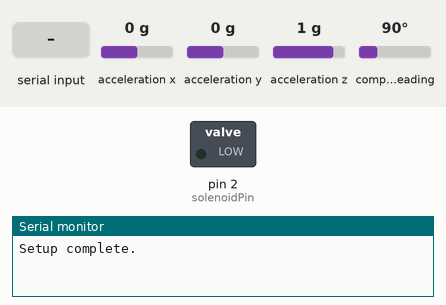
The sketch below on a simulated Arduino Uno, built with avr-gcc and run on an emulated ATmega328P. On the bench: switched loads named in the sketch (green lamp = pin HIGH), the last lines printed to the serial monitor. The test bench sets the inputs (shaded band); at power-on: acceleration x 0 g, acceleration y 0 g, acceleration z 1 g, compass heading 90°. Pins used as bus, display or sensor lines are not drawn.

Above: at 2.2 s.
2.3 s: "LetTheDogsOut" received over the second serial link
At 3.9 s:
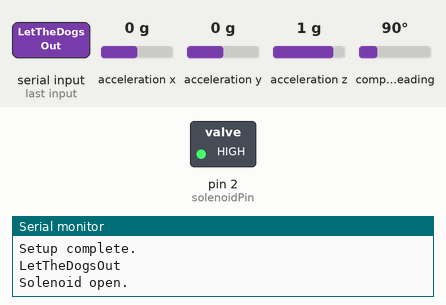
4.8 s: "PING2" received over the second serial link
7.3 s: "ROTATE" received over the second serial link
Timing chart, 0 to 10.3 s (numbered marks = the images above; inputs shaded):
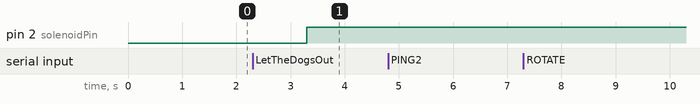

Measured:
- after the input at 2.3 s, pin 2 (solenoidPin): LOW → HIGH after 1.0 s

The sketch:

orentiationPlateCode.ino
```cpp
// (licence header left out)
#include <Arduino.h>
#include <Adafruit_BNO055.h>
#include <Adafruit_Sensor.h>
#include <utility/imumaths.h>
#include "BasicStepperDriver.h"

// We'll use SoftwareSerial to communicate with the XBee:
#include <SoftwareSerial.h>
// For server communication

// Motor steps per revolution. Most steppers are 200 steps or 1.8 degrees/step
#define MOTOR_STEPS 200
#define RPM 600

// Since microstepping is set externally, make sure this matches the selected mode
// If it doesn't, the motor will move at a different RPM than chosen
// 1=full step, 2=half step etc.
#define MICROSTEPS 1

// All the wires needed for full functionality
#define DIR 4
#define STEP 3
#define SLEEP 8

//motor closed loop multiplier
int motorMultiplier = 27*2;

// PIN 2 to turn on solenoid valve
int solenoidPin = 2;


// 2-wire basic config, microstepping is hardwired on the driver
BasicStepperDriver stepper(MOTOR_STEPS, DIR, STEP);

Adafruit_BNO055 bno = Adafruit_BNO055();


//For Atmega328P's
// XBee's DOUT (TX) is connected to pin 2 (Arduino's Software RX)
// XBee's DIN (RX) is connected to pin 3 (Arduino's Software TX)
SoftwareSerial XBee(9, 10); // RX, TX

// Addresses
// XBEE 1: PANID:3332, DH:0, DL:2FCD, MY:1FCD
// XBEE 2: PANID:3332, DH:0, DL:2FCD, MY:1FCE
// COM XBEE: PANID:3332, DH:0, DL:FFFF, MY:2FCD

String msg;
char buf[80];
int codeLength;

bool rotate1 = false;
sensors_event_t event;
void setup() {
    // Set up both ports at 9600 baud. This value is most important
    // for the XBee. Make sure the baud rate matches the config
    // setting of your XBee.
    XBee.begin(9600);
    delay(10);
    Serial.begin(9600);
    delay(10);

     pinMode(solenoidPin, OUTPUT);
     pinMode(SLEEP, OUTPUT);
     digitalWrite(SLEEP, LOW);

    //initializes stepper motor
    stepper.begin(RPM, MICROSTEPS);


    /* Initialise the sensor */
    if(!bno.begin())
    {
      /* There was a problem detecting the BNO055 ... check your connections */
      Serial.print("Ooops, no BNO055 detected ... Check your wiring or I2C ADDR!");
      //while(1);
    }


    bno.setExtCrystalUse(true);

//    //calibrates rpobs dont need this though
//    uint8_t system1, gyro, accel, mag;
//    system1 = gyro = accel = mag = 0;
//    while(gyro == 0){
//      delay(1);
//      bno.getCalibration(&system1, &gyro, &accel, &mag);
//      Serial.print(gyro, DEC);
//    }

    Serial.println("Setup complete.");
    delay(1000);
}

void loop() {
    if (XBee.available())
    {
      // gets message from Xbee and put it into msg
      codeLength = XBee.readBytesUntil(0x0D, buf, 80);
      msg = buf;
      msg = msg.substring(0, codeLength);
      Serial.println(msg); // Read the msg
      if(msg == "PING2") {
        XBee.write("PONG2\n");
      }
      //start rotate1 proceedure
      if(msg == "ROTATE"){
        XBee.write("Okay, rotating. Mass matrix diagonized: ready for jump!\n");
        rotate1 = true;
        Serial.write("Okay, rotating.");
      }
      if(msg == "Stop rotate"){
        XBee.write("Okay, stopped rotating.\n");
        rotate1 = false;
        Serial.write("Okay, stopped rotating.");
      }
      if(msg == "LetTheDogsOut") {
        digitalWrite(solenoidPin, HIGH);
        XBee.write("Solenoid open: Dogs are out\n");
        Serial.write("Solenoid open.");
      }
      if(msg == "PutDogsBackIn") {
        digitalWrite(solenoidPin, LOW);
        XBee.write("Solenoid closed: Dogs are back in\n");
        Serial.write("Solenoid closed.");
      }
    }
    if (rotate1) {
      //but new data into event
      digitalWrite(SLEEP, HIGH);
      bno.getEvent(&event);
      Serial.print("\t every Y: ");
        Serial.print(event.orientation.y, 4);
      //checks to see if platform is flat enough
      if(event.orientation.y >= 5 || event.orientation.y <= -5) {

        /* Display the floating point data */
        Serial.print("X: ");
        Serial.print(event.orientation.x, 4);
        Serial.print("\tY: ");
        Serial.print(event.orientation.y, 4);
        Serial.print("\tZ: ");
        Serial.print(event.orientation.z, 4);
        Serial.println("");


        // rotates plate, might have to switch negative sign
        if(event.orientation.y > 180){
          stepper.rotate(event.orientation.y*motorMultiplier);


        }else{
          //stepper.rotate(360*27);
          stepper.rotate(-1* event.orientation.y*motorMultiplier);

        }
      }else{
        rotate1 = false;
        XBee.write("Done Rotating!! Hamster is in the wheel.\n");
        Serial.print("Done Rotating!!");
        digitalWrite(SLEEP, LOW);
      }
    }
}
```
